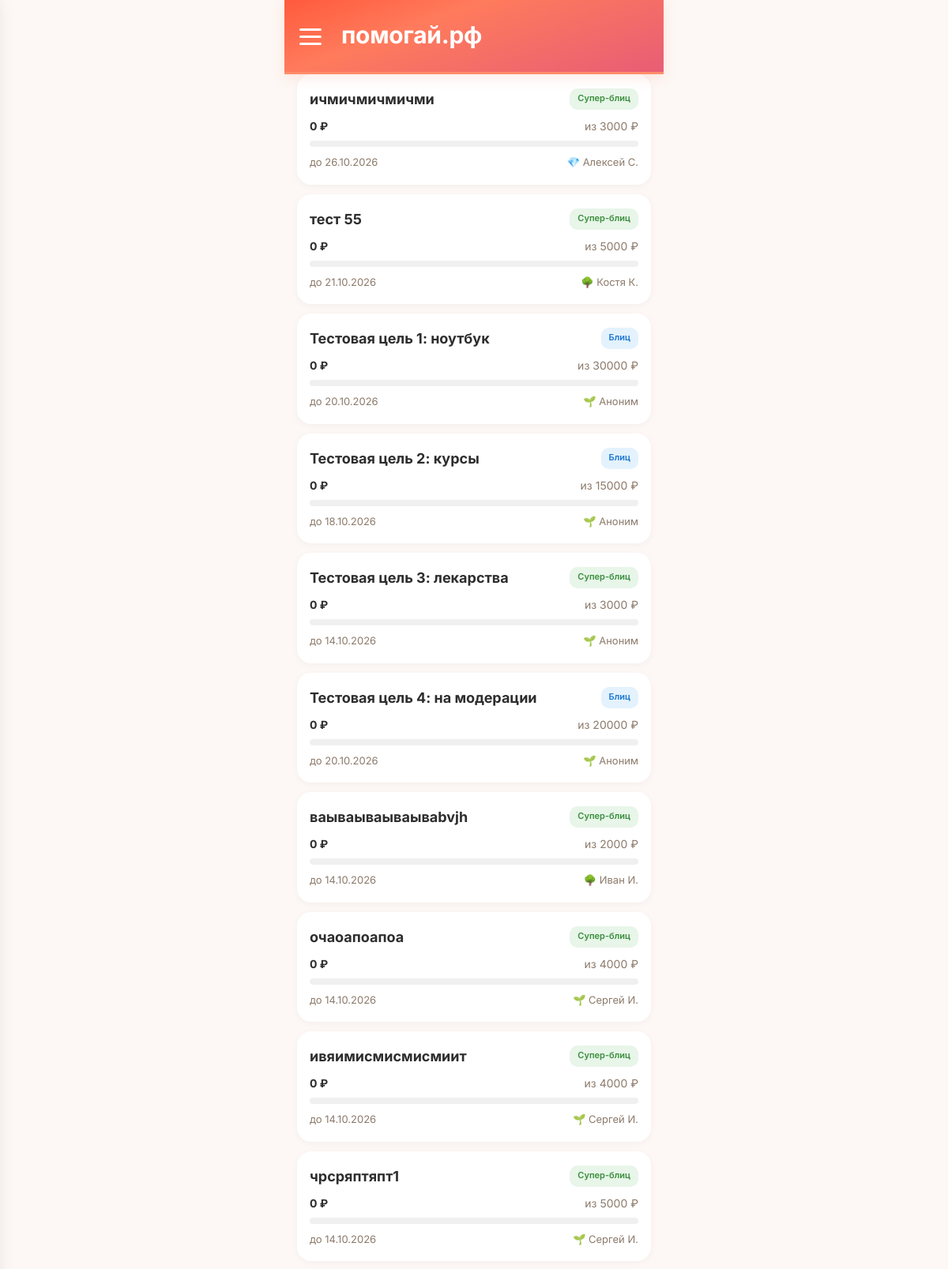
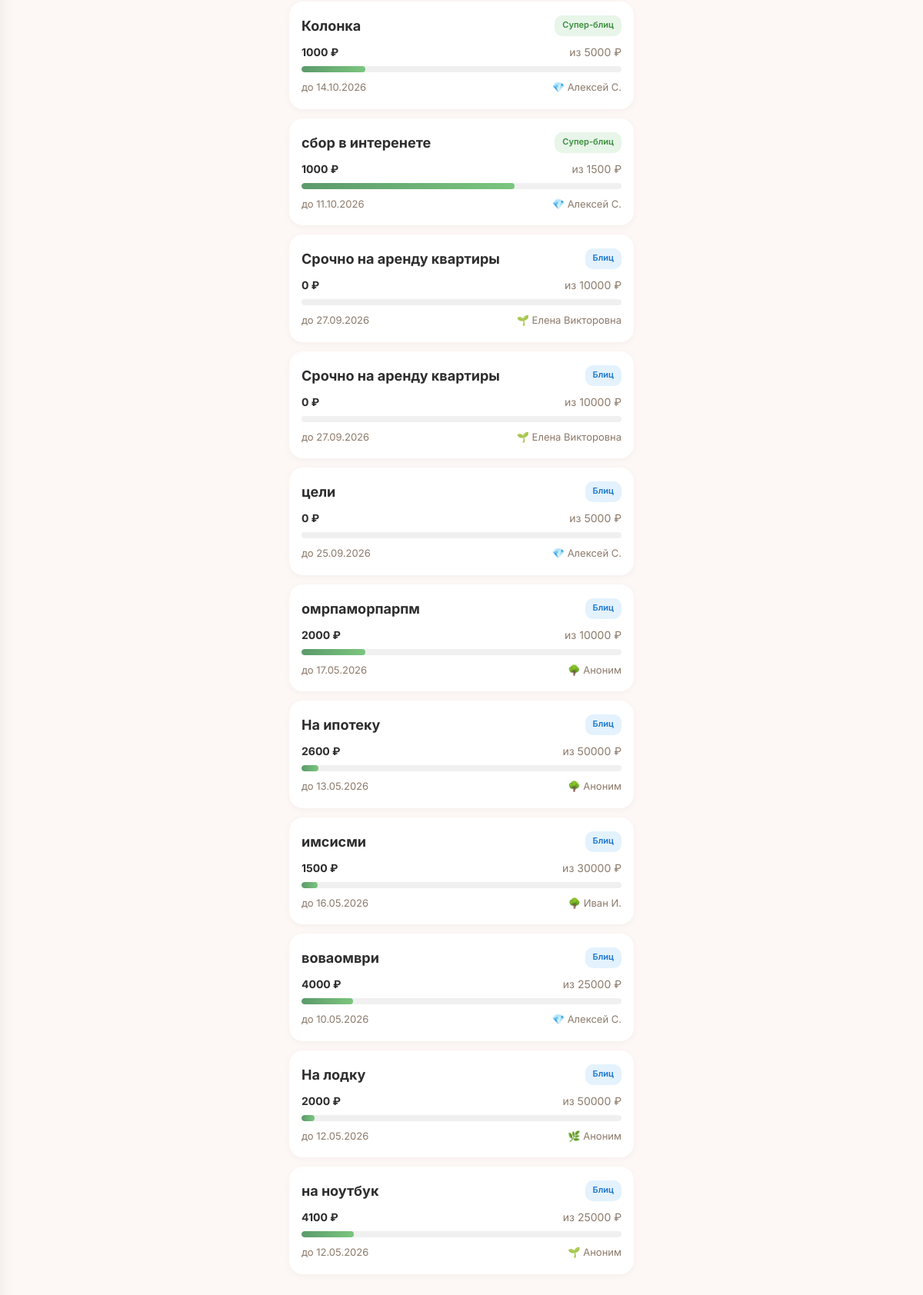
The page /goals on the database its author committed (2 pictures, top to bottom).
### tables this page shows
CREATE TABLE "goals" (
        id INTEGER PRIMARY KEY AUTOINCREMENT,
        user_id INTEGER NOT NULL,
        type TEXT NOT NULL CHECK(type IN ('super_blitz','blitz','serious','urgent','group')),
        title TEXT NOT NULL,
        description TEXT NULL,
        photo_url TEXT NULL,
        amount_goal REAL NOT NULL,
        amount_collected REAL DEFAULT 0.00,
        ends_at TEXT NULL,
        status TEXT DEFAULT 'draft' CHECK(status IN ('draft','active','frozen','completed','failed','lightning_failed','hidden')),
        trial_ends_at TEXT NULL,
        subscription_active_until TEXT NULL,
        last_boosted_at TEXT NULL,
        is_lightning INTEGER DEFAULT 0,
        lightning_started_at TEXT NULL,
        moderation_status TEXT DEFAULT 'pending',
        completion_type TEXT DEFAULT 'organic',
        is_seed INTEGER DEFAULT 0,
        views_count INTEGER DEFAULT 0,
        views_24h INTEGER DEFAULT 0,
        donations_count INTEGER DEFAULT 0,
        donations_24h INTEGER DEFAULT 0,
        created_at TEXT DEFAULT (datetime('now')), photos TEXT, moderation_comment TEXT, moderated_at TEXT, moderated_by INTEGER, resubmission_count INTEGER DEFAULT 0, is_resubmission INTEGER DEFAULT 0, rejection_categories TEXT, hidden_by_ban INTEGER DEFAULT 0,
        FOREIGN KEY (user_id) REFERENCES users(id)
    );

CREATE TABLE users (
            id INTEGER PRIMARY KEY AUTOINCREMENT,
            phone TEXT UNIQUE NOT NULL,
            password_hash TEXT NOT NULL,
            email TEXT NULL,
            name TEXT NULL,
            avatar_url TEXT NULL,
            max_id TEXT NULL,
            vk_id TEXT NULL,
            fcm_token TEXT NULL,
            onboarding_passed INTEGER DEFAULT 0,
            rating REAL DEFAULT 0.0,
            rating_level TEXT DEFAULT 'novice',
            confirmations_total INTEGER DEFAULT 0,
            confirmations_approved INTEGER DEFAULT 0,
            confirmations_ignored INTEGER DEFAULT 0,
            donation_streak INTEGER DEFAULT 0,
            goals_helped_close INTEGER DEFAULT 0,
            total_helped_amount REAL DEFAULT 0.00,
            priority_days INTEGER DEFAULT 0,
            circles_of_care INTEGER DEFAULT 0,
            interest_weights TEXT DEFAULT NULL,
            eternal_donation_config TEXT DEFAULT NULL,
            yellow_card_until TEXT NULL,
            is_banned INTEGER DEFAULT 0,
            created_at TEXT DEFAULT (datetime('now'))
        , xp INTEGER DEFAULT 0, xp_level TEXT DEFAULT 'novice', streak_days INTEGER DEFAULT 0, last_action_date TEXT, ip_registered TEXT, author_badge TEXT, trust_score INTEGER DEFAULT 50, trust_level TEXT DEFAULT 'guest', is_admin INTEGER DEFAULT 0, profile_completed INTEGER DEFAULT 0, identity_verified INTEGER DEFAULT 0, city TEXT, region_code TEXT, region_name TEXT, birth_date TEXT, onboarding_step INTEGER DEFAULT 0, identity_verified_at TEXT, identity_doc_path TEXT, identity_selfie_path TEXT);

### main.py (the view)
@app.route('/goals')
def goals_list():
    db = get_db()
    months = ['января','февраля','марта','апреля','мая','июня','июля','августа','сентября','октября','ноября','декабря']
    goals = []
    for g in db.execute(
        "SELECT g.*, u.name as author_name, u.xp_level as author_level FROM goals g JOIN users u ON g.user_id = u.id WHERE g.status = 'active' ORDER BY g.created_at DESC LIMIT 50"
    ).fetchall():
        g = dict(g)
        try:
            parts = g['ends_at'][:10].split('-')
            d = int(parts[2])
            m = months[int(parts[1])-1]
            y = parts[0]
            g['ends_at_formatted'] = f'{d} {m} {y}'
        except:
            g['ends_at_formatted'] = g['ends_at'][:10]
        goals.append(g)
    user = get_current_user()
    return render_template('goals.html', goals=goals, user=user)

### main.py (called while the page is built, shortened)
def get_current_user():
    return None

def format_date_ru(date_str, with_time=True):
    if not date_str:
        return '—'
    try:
        s = str(date_str)
        if ' ' in s:
            date_part, time_part = s.split(' ', 1)
            y, m, d = date_part.split('-')
            time_part = time_part[:5]  # HH:MM
            if with_time:
                return f'{d}.{m}.{y} {time_part}'
            return f'{d}.{m}.{y}'
        else:
            parts = s[:10].split('-')
            if len(parts) == 3:
                y, m, d = parts
                return f'{d}.{m}.{y}'
    except Exception:
        pass
    return str(date_str)[:16]

### models.py (called while the page is built)
def _create_connection():
    conn = sqlite3.connect(DATABASE, timeout=30)
    conn.row_factory = sqlite3.Row
    conn.execute("PRAGMA journal_mode=WAL")
    conn.execute("PRAGMA synchronous=NORMAL")
    conn.execute("PRAGMA busy_timeout=30000")
    conn.execute("PRAGMA foreign_keys = ON")
    return conn

def get_db():
    try:
        from flask import g
        if not hasattr(g, '_database'):
            g._database = _create_connection()
        return g._database
    except (ImportError, RuntimeError):
        return _create_connection()

### templates/goals.html (shortened to what this page needs)
<!DOCTYPE html>
<html lang="ru">
<head>
    <link rel="stylesheet" href="/static/style.css?v=7">
</head>
<body>
    <div class="container">
        <div class="header">
            <div class="hamburger" id="hamburgerBtn" onclick="toggleMenu()">
                <span></span><span></span><span></span>
            </div>
            <div class="header-title">помогай.рф</div>
        </div>
        <div class="goals-list">
            {% if goals %}
                {% for goal in goals %}
                <a class="goal-card" href="/goal/{{ goal.id }}">
                    <div class="top">
                        <div class="title">{{ goal.title }}</div>
                        <span class="type-badge badge-{{ 'green' if goal.type == 'super_blitz' else 'blue' if goal.type == 'blitz' else 'purple' if goal.type == 'serious' else 'orange' if goal.type == 'urgent' else 'teal' }}">
                            {{ 'Супер-блиц' if goal.type == 'super_blitz' else 'Блиц' if goal.type == 'blitz' else 'Жизненный' if goal.type == 'serious' else 'Срочный' if goal.type == 'urgent' else 'Общий' if goal.type == 'group' else goal.type }}
                        </span>
                    </div>
                    <div class="amount-row">
                        <span class="collected">{{ "%.0f"|format(goal.amount_collected) }} ₽</span>
                        <span>из {{ "%.0f"|format(goal.amount_goal) }} ₽</span>
                    </div>
                    <div class="progress-bar">
                        <div class="progress-fill" style="width: {{ (goal.amount_collected / goal.amount_goal * 100) if goal.amount_goal > 0 else 0 }}%"></div>
                    </div>
                    <div class="meta">
                        <span>до {{ goal.ends_at[:10] | date_ru if goal.ends_at else '—' }}</span>
                        <span>
                {% if goal.author_level == 'novice' %}🌱
                {% elif goal.author_level == 'member' %}🌿
                {% elif goal.author_level == 'reliable' %}🌳
                {% elif goal.author_level == 'pillar' %}💎
                {% elif goal.author_level == 'hero' %}⭐
                {% elif goal.author_level == 'legend' %}👑
                {% else %}👤{% endif %}
                {{ goal.author_name or 'Аноним' }}
            </span>
                    </div>
                </a>
                {% endfor %}
            {% else %}
                <div class="empty-state"><h2>Пока нет целей</h2><p>Станьте первым — создайте сбор</p></div>
            {% endif %}
        </div>
    </div>
</body>
</html>

### static/style.css (style rules this page uses)
:root { --cta: #FF6B4A; --cta-hover: #E85D3A; --bg: #FDF8F5; --card: #FFFFFF; --card-shadow: 0 2px 12px rgba(0,0,0,0.04); --text: #2D2D2D; --text-soft: #8C7A6B; --success: #5B9A6B; --error: #E57373; --gold: #D4A853; --gradient-cta: linear-gradient(160deg, #FF5A3C 0%, #FF7B5C 35%, #E85D75 100%); --radius: 12px; --radius-lg: 16px; --font: 'Inter', -apple-system, BlinkMacSystemFont, sans-serif; --transition: 0.2s ease; }
*, *::before, *::after { box-sizing: border-box; margin: 0; padding: 0; }
body { font-family: var(--font); font-size: 16px; line-height: 1.5; background: var(--bg); color: var(--text); -webkit-tap-highlight-color: transparent; -webkit-font-smoothing: antialiased; animation: pageIn 0.3s ease; }
a { color: var(--cta); text-decoration: none; }
.progress-fill { background: var(--success); height: 100%; border-radius: 8px; transition: width 0.4s ease; }
html { overscroll-behavior-y: auto; }
* { scrollbar-width: thin; scrollbar-color: #FF5A3C transparent; }

### templates/goals.html (style rules this page uses)
* { box-sizing: border-box; margin: 0; padding: 0; }
body { font-family: 'Inter', -apple-system, sans-serif; background: #FDF8F5; padding-bottom: 100px; }
.container { max-width: 480px; margin: 0 auto; padding: 0; }
.header { background: linear-gradient(160deg, #FF5A3C 0%, #FF7B5C 35%, #E85D75 100%); padding: 16px 16px 20px; color: white; border-radius: 0; border-bottom: 3px solid #FF8C69; display: flex; align-items: center; gap: 14px; box-shadow: 0 4px 16px rgba(255,107,74,0.15); position: relative; z-index: 10; }
.hamburger { width: 50px; height: 50px; display: flex; flex-direction: column; justify-content: center; align-items: center; gap: 6px; cursor: pointer; flex-shrink: 0; position: relative; transition: transform 0.1s; margin-left: -8px; margin-top: 5px; }
.hamburger > span:not(.hamburger-dot) { display: block; width: 28px; height: 3px; background: white; border-radius: 2px; }
.header-title { font-size: 30px; font-weight: 700; letter-spacing: -0.3px; line-height: 32px; vertical-align: bottom; }
.goals-list { display: flex; flex-direction: column; gap: 12px; padding: 0 16px 16px; }
.goal-card { display: block; background: white; border-radius: 18px; padding: 18px 16px; text-decoration: none; color: #2D2D2D; box-shadow: 0 2px 10px rgba(0,0,0,0.04); transition: transform 0.1s, box-shadow 0.2s; }
.goal-card .top { display: flex; justify-content: space-between; margin-bottom: 10px; }
.goal-card .title { font-size: 18px; font-weight: 700; }
.type-badge { font-size: 11px; font-weight: 600; padding: 4px 10px; border-radius: 10px; }
.badge-green { background: #E8F5E9; color: #388E3C; }
.badge-blue { background: #E3F2FD; color: #1976D2; }
.amount-row { display: flex; justify-content: space-between; font-size: 14px; color: #8C7A6B; margin-bottom: 8px; }
.amount-row .collected { font-weight: 700; color: #2D2D2D; }
.progress-bar { background: #F0F0F0; border-radius: 6px; height: 8px; overflow: hidden; margin-bottom: 10px; }
.progress-fill { background: linear-gradient(90deg, #5B9A6B, #7BC67E); height: 100%; border-radius: 6px; }
.meta { display: flex; justify-content: space-between; font-size: 13px; color: #8C7A6B; }

### rows shown on the page
goals: title "ичмичмичмичми", type "Супер-блиц", amount_collected "0", amount_goal "3000", ends_at "26.10.2026", name "Алексей С."
goals: title "тест 55", type "Супер-блиц", amount_collected "0", amount_goal "5000", ends_at "21.10.2026", name "Костя К."
goals: title "Тестовая цель 1: ноутбук", type "Блиц", amount_collected "0", amount_goal "30000", ends_at "20.10.2026", author_name "Аноним"
goals: title "Тестовая цель 2: курсы", type "Блиц", amount_collected "0", amount_goal "15000", ends_at "18.10.2026", author_name "Аноним"
goals: title "Тестовая цель 3: лекарства", type "Супер-блиц", amount_collected "0", amount_goal "3000", ends_at "14.10.2026", author_name "Аноним"
goals: title "Тестовая цель 4: на модерации", type "Блиц", amount_collected "0", amount_goal "20000", ends_at "20.10.2026", author_name "Аноним"
goals: title "ваываываываываbvjh", type "Супер-блиц", amount_collected "0", amount_goal "2000", ends_at "14.10.2026", name "Иван И."
goals: title "очаоапоапоа", type "Супер-блиц", amount_collected "0", amount_goal "4000", ends_at "14.10.2026", name "Сергей И."
goals: title "ивяимисмисмисмиит", type "Супер-блиц", amount_collected "0", amount_goal "4000", ends_at "14.10.2026", name "Сергей И."
goals: title "чрсряптяпт1", type "Супер-блиц", amount_collected "0", amount_goal "5000", ends_at "14.10.2026", name "Сергей И."
goals: title "Колонка", type "Супер-блиц", amount_collected "1000", amount_goal "5000", ends_at "14.10.2026", name "Алексей С."
goals: title "сбор в интеренете", type "Супер-блиц", amount_collected "1000", amount_goal "1500", ends_at "11.10.2026", name "Алексей С."
goals: title "Срочно на аренду квартиры", type "Блиц", amount_collected "0", amount_goal "10000", ends_at "27.09.2026", name "Елена Викторовна"
goals: title "Срочно на аренду квартиры", type "Блиц", amount_collected "0", amount_goal "10000", ends_at "27.09.2026", name "Елена Викторовна"
goals: title "цели", type "Блиц", amount_collected "0", amount_goal "5000", ends_at "25.09.2026", name "Алексей С."
goals: title "омрпаморпарпм", type "Блиц", amount_collected "2000", amount_goal "10000", ends_at "17.05.2026", author_name "Аноним"
goals: title "На ипотеку", type "Блиц", amount_collected "2600", amount_goal "50000", ends_at "13.05.2026", author_name "Аноним"
goals: title "имсисми", type "Блиц", amount_collected "1500", amount_goal "30000", ends_at "16.05.2026", name "Иван И."
goals: title "воваомври", type "Блиц", amount_collected "4000", amount_goal "25000", ends_at "10.05.2026", name "Алексей С."
goals: title "На лодку", type "Блиц", amount_collected "2000", amount_goal "50000", ends_at "12.05.2026", author_name "Аноним"
goals: title "на ноутбук", type "Блиц", amount_collected "4100", amount_goal "25000", ends_at "12.05.2026", author_name "Аноним"
